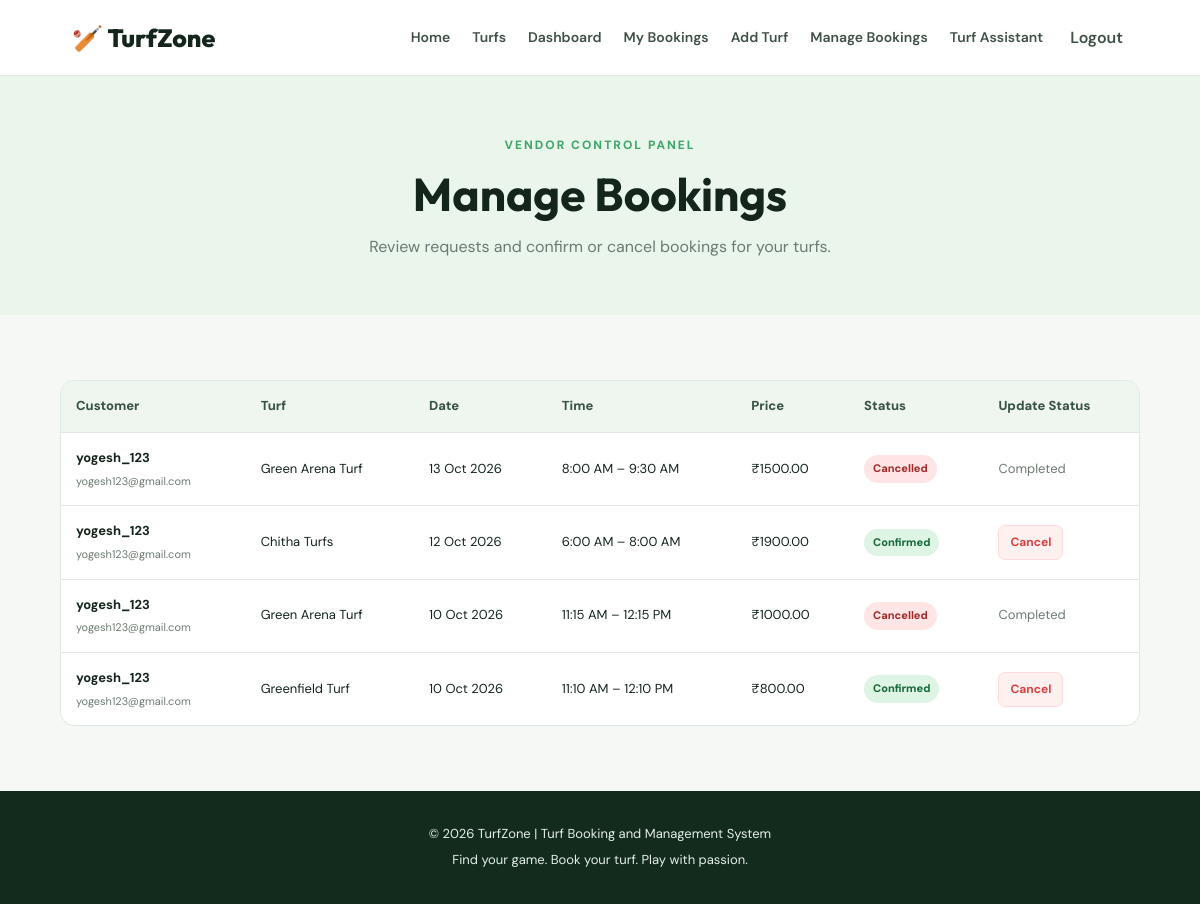
Screenshot of /bookings/vendor/ (signed in) with the database file from the repository.
### bookings/models.py (models this page shows, shortened)
class Booking(models.Model):
    class Status(models.TextChoices):
        PENDING = "PENDING", "Pending"
        CONFIRMED = "CONFIRMED", "Confirmed"
        CANCELLED = "CANCELLED", "Cancelled"
    turf = models.ForeignKey(
        Turf,
        on_delete=models.CASCADE,
        related_name="bookings",
    )
    user = models.ForeignKey(
        settings.AUTH_USER_MODEL,
        on_delete=models.CASCADE,
        related_name="bookings",
    )
    booking_date = models.DateField()
    start_time = models.TimeField()
    end_time = models.TimeField()
    total_price = models.DecimalField(max_digits=10, decimal_places=2)
    status = models.CharField(
        max_length=10,
        choices=Status.choices,
        default=Status.PENDING,
    )
    created_at = models.DateTimeField(auto_now_add=True)
    class Meta:
        ordering = ["-created_at"]
        constraints = [
            models.CheckConstraint(
                condition=Q(end_time__gt=models.F("start_time")),
                name="booking_end_after_start",
            ),
        ]

### accounts/models.py (models this page shows, shortened)
class User(AbstractUser):
    class Role(models.TextChoices):
        USER = "USER", "User"
        VENDOR = "VENDOR", "Vendor"
        ADMIN = "ADMIN", "Admin"
    role = models.CharField(
        max_length=10,
        choices=Role.choices,
        default=Role.USER,
    )
    phone = models.CharField(max_length=15, blank=True)

### turfs/models.py (models this page shows, shortened)
class Turf(models.Model):
    vendor = models.ForeignKey(
        settings.AUTH_USER_MODEL,
        on_delete=models.CASCADE,
        related_name="turfs",
    )
    name = models.CharField(max_length=150)
    location = models.CharField(max_length=255)
    description = models.TextField()
    price_per_hour = models.DecimalField(
        max_digits=10,
        decimal_places=2,
    )
    facilities = models.TextField(blank=True)
    opening_time = models.TimeField()
    closing_time = models.TimeField()
    image = models.ImageField(
        upload_to="turfs/",
        blank=True,
        null=True,
    )
    is_available = models.BooleanField(default=True)
    created_at = models.DateTimeField(auto_now_add=True)
    class Meta:
        ordering = ["name"]

### bookings/views.py (the view)
# urls.py: path("vendor/", views.vendor_bookings, name="vendor_bookings"),
@login_required
def vendor_bookings(request):
    if request.user.role != User.Role.VENDOR and not request.user.is_superuser:
        messages.error(request, "Vendor access is required.")
        return redirect("dashboard")
    bookings = Booking.objects.select_related("turf", "user")
    if not request.user.is_superuser:
        bookings = bookings.filter(turf__vendor=request.user)
    return render(request, "bookings/vendor_bookings.html", {
        "bookings": bookings,
    })

### templates/bookings/vendor_bookings.html (shortened to what this page needs)
{% extends 'base.html' %}
{% block content %}
<section class="page-banner">
    <span class="eyebrow">VENDOR CONTROL PANEL</span>
    <h1>Manage Bookings</h1>
    <p>Review requests and confirm or cancel bookings for your turfs.</p>
</section>
<section class="section">
    {% if bookings %}
        <div class="table-wrapper">
            <table class="data-table">
                <thead>
                    <tr>
                        <th>Customer</th>
                        <th>Turf</th>
                        <th>Date</th>
                        <th>Time</th>
                        <th>Price</th>
                        <th>Status</th>
                        <th>Update Status</th>
                    </tr>
                </thead>
                <tbody>
                    {% for booking in bookings %}
                    <tr>
                        <td>
                            <strong>{{ booking.user.username }}</strong>
                            <small class="table-subtitle">{{ booking.user.email }}</small>
                        </td>
                        <td>{{ booking.turf.name }}</td>
                        <td>{{ booking.booking_date|date:"d M Y" }}</td>
                        <td>{{ booking.start_time|time:"g:i A" }} – {{ booking.end_time|time:"g:i A" }}</td>
                        <td>₹{{ booking.total_price }}</td>
                        <td>
                            <span class="status-badge status-{{ booking.status|lower }}">
                                {{ booking.get_status_display }}
                            </span>
                        </td>
                        <td>
                            {% if booking.status == 'PENDING' %}
                                <div class="status-actions">
                                    <form method="post" action="{% url 'update_booking_status' booking.id %}">
                                        {% csrf_token %}
                                        <input type="hidden" name="status" value="CONFIRMED">
                                        <button type="submit" class="btn btn-success btn-small">Confirm</button>
                                    </form>
                                    <form method="post" action="{% url 'update_booking_status' booking.id %}">
                                        {% csrf_token %}
                                        <input type="hidden" name="status" value="CANCELLED">
                                        <button type="submit" class="btn btn-danger btn-small">Cancel</button>
                                    </form>
                                </div>
                            {% elif booking.status == 'CONFIRMED' %}
                                <form method="post" action="{% url 'update_booking_status' booking.id %}">
                                    <button type="submit" class="btn btn-danger btn-small">Cancel</button>
                                </form>
                            {% else %}
                                <span class="muted">Completed</span>
                            {% endif %}
                        </td>
                    </tr>
                    {% endfor %}
                </tbody>
            </table>
        </div>
    {% else %}
        <div class="empty-state">
            <div class="empty-icon">📋</div>
            <h2>No booking requests</h2>
            <p>New booking requests for your turfs will appear here.</p>
        </div>
    {% endif %}
</section>
{% endblock %}

### static/css/style.css (style rules this page uses)
:root { --primary: #16834a; --primary-dark: #0d6337; --primary-light: #e8f6ed; --dark: #14251c; --muted: #6b7b71; --background: #f6f8f5; --white: #ffffff; --border: #e1e9e2; --danger: #d94141; --radius: 16px; --shadow: 0 8px 30px rgba(24, 57, 35, 0.07); }
* { box-sizing: border-box; }
body { margin: 0; background: var(--background); color: var(--dark); font-family: 'DM Sans', sans-serif; line-height: 1.6; }
h1, h2, h3, h4 { font-family: 'Outfit', sans-serif; line-height: 1.2; }
button, input, select, textarea { font: inherit; }
button, .btn { cursor: pointer; }
.eyebrow { display: inline-block; color: #40a76b; font-size: 12px; font-weight: 800; letter-spacing: 2px; margin-bottom: 12px; }
.btn { display: inline-flex; justify-content: center; align-items: center; gap: 8px; border: 1px solid transparent; border-radius: 10px; padding: 12px 20px; font-size: 14px; font-weight: 700; transition: .2s ease; }
.btn-danger { background: #fff0f0; color: var(--danger); border-color: #ffdada; }
.btn-small { padding: 7px 11px; font-size: 12px; border-radius: 7px; }
.section { width: min(1180px, 90%); margin: 0 auto; padding: 65px 0; }
.section-heading p, .muted { color: var(--muted); }
.page-banner { padding: 55px 5%; text-align: center; background: #eaf5ec; }
.page-banner h1 { font-size: clamp(32px, 4vw, 46px); margin: 0 0 12px; }
.page-banner p { color: var(--muted); margin: 0; }
.table-wrapper { overflow-x: auto; background: white; border: 1px solid var(--border); border-radius: 14px; }
.data-table { width: 100%; border-collapse: collapse; min-width: 850px; }
.data-table th, .data-table td { padding: 15px; text-align: left; border-bottom: 1px solid var(--border); font-size: 13px; }
.data-table th { background: #eff6f0; color: #385344; font-weight: 800; }
.data-table tr:last-child td { border-bottom: none; }
.table-subtitle { display: block; margin-top: 4px; color: var(--muted); font-size: 11px; }
.status-badge { display: inline-block; padding: 5px 9px; border-radius: 20px; font-size: 11px; font-weight: 800; white-space: nowrap; }
.status-confirmed { color: #17683a; background: #def5e5; }
.status-cancelled { color: #a42b2b; background: #ffe5e5; }

### rows the page displays
Booking: user.username "yogesh_123", user.email "yogesh123@gmail.com", turf.name "Green Arena Turf", booking_date "13 Oct 2026", start_time "8:00 AM", end_time "9:30 AM", total_price "1500.00", status "Cancelled", shows "Completed"
Booking: user.username "yogesh_123", user.email "yogesh123@gmail.com", turf.name "Chitha Turfs", booking_date "12 Oct 2026", start_time "6:00 AM", end_time "8:00 AM", total_price "1900.00", status "Confirmed", shows "Cancel"
Booking: user.username "yogesh_123", user.email "yogesh123@gmail.com", turf.name "Green Arena Turf", booking_date "10 Oct 2026", start_time "11:15 AM", end_time "12:15 PM", total_price "1000.00", status "Cancelled", shows "Completed"
Booking: user.username "yogesh_123", user.email "yogesh123@gmail.com", turf.name "Greenfield Turf", booking_date "10 Oct 2026", start_time "11:10 AM", end_time "12:10 PM", total_price "800.00", status "Confirmed", shows "Cancel"
